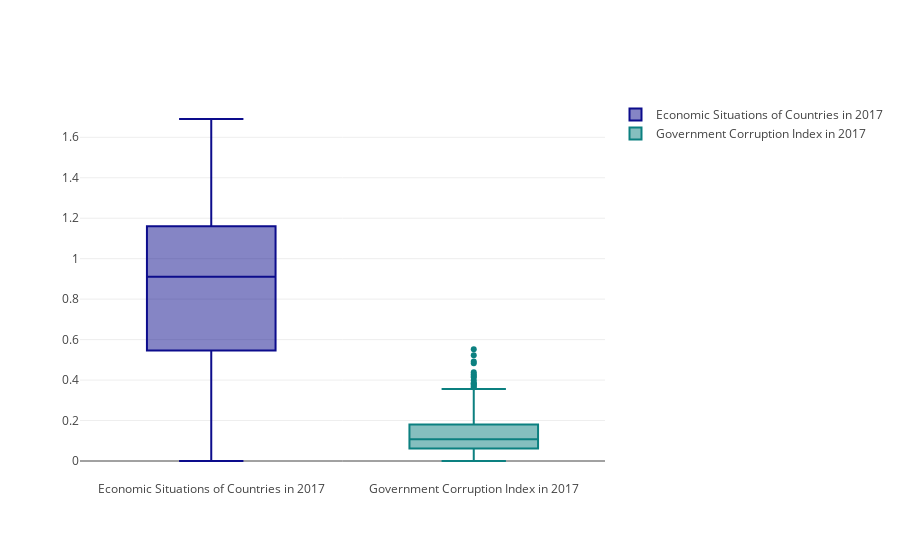

This figure's notebook cell:
### Code cell
trace1 = go.Box(
    y = data.Economy,
    name = 'Economic Situations of Countries in 2017',
    marker = dict(
        color = 'rgb(12, 12, 140)',
    )
)
trace2 = go.Box(
    y = data.Trust,
    name = 'Government Corruption Index in 2017',
    marker = dict(
        color = 'rgb(12, 128, 128)',
    )
)
data = [trace1, trace2]
iplot(data)

### Figure 1 — Plotly figure (JSON) as saved in the notebook; plotly's stock layout.template omitted (floating-point values rounded to 4 significant figures; data arrays with more than 128 entries replaced by an {"elided": "..."} marker saying what was removed)
{"data": [{"marker": {"color": "rgb(12, 12, 140)"}, "name": "Economic Situations of Countries in 2017", "type": "box", "y": {"elided": "158 float values"}}, {"marker": {"color": "rgb(12, 128, 128)"}, "name": "Government Corruption Index in 2017", "type": "box", "y": {"elided": "158 float values"}}], "layout": {}}
